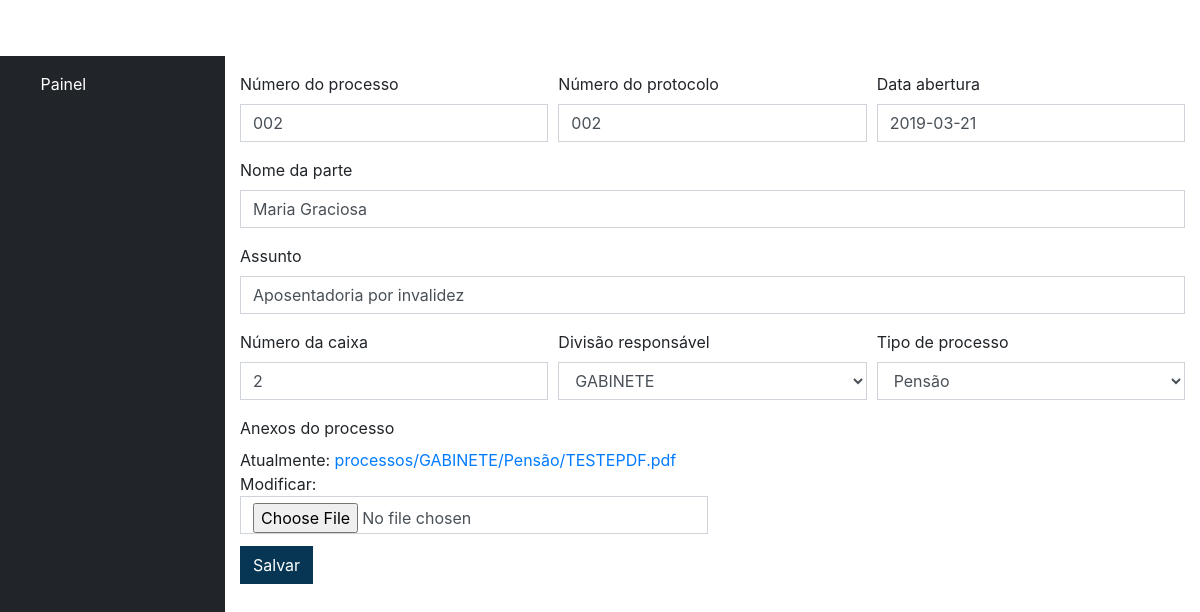
/editar/10 (signed in), run on the app's committed database.
### processo/models.py (models this page shows, shortened)
class Processo(models.Model):
    numero_processo = models.CharField(max_length=100, blank=False, null=False)
    protocolo_processo = models.CharField(max_length=100, blank=False, null=False)
    nome_parte_processo = models.CharField(max_length=100, blank=False, null=False)
    assunto_processo = models.CharField(max_length=250, blank=False, null=False)
    data_abertura_processo = models.DateField(blank=False, null=False)
    numero_caixa_processo = models.IntegerField()
    divisao_processo = models.ForeignKey(Divisao, on_delete=models.CASCADE)
    tipo_processo = models.ForeignKey(TipoDeProcesso, on_delete=models.CASCADE)
    arquivo_processo = models.FileField(upload_to=user_directory_path, default='sem_arquivo')
    criacao_registro = models.DateField(auto_now_add=True)
    modificacao_registro = models.DateField(auto_now=True)

### processo/views.py (the view)
# urls.py: path('editar/<str:id>', views.editar, name='editar'),
@login_required
def editar(request, id):
    obj = get_object_or_404(Processo, pk=id)
    form = ProcessoForm(instance=obj)
    if request.method == 'POST':
        form = ProcessoForm(request.POST, request.FILES, instance=obj)
        if form.is_valid():
            form.save()
            messages.info(request, 'Alterações salvas!')
            return HttpResponseRedirect('/listar/')
        else:
            return render(request, 'processo/editar.html', {'form': form, 'obj': obj})
    else:
        return render(request, 'processo/editar.html', {'form': form, 'obj': obj})

### processo/forms.py
class ProcessoForm(forms.ModelForm):
    class Meta:
        model = Processo
        fields = ('numero_processo', 'protocolo_processo',
                  'nome_parte_processo', 'assunto_processo',
                  'data_abertura_processo', 'numero_caixa_processo',
                  'divisao_processo', 'tipo_processo', 'arquivo_processo')

### processo/models.py (called while the page is built)
    def __str__(self):
        return self.nome_divisao

    def __str__(self):
        return self.nome_tipo

### processo/templatetags/tags.py (called while the page is built)
@register.filter(name='addclass')
def addclass(value, arg):
    return value.as_widget(attrs={'class': arg})

### processo/templates/processo/editar.html (shortened to what this page needs)
{% extends 'processo/base.html' %}
{% load tags %}
{% block content %}
    <form method="post" enctype="multipart/form-data">
        <div class="form-row">
            <div class="form-group col-md-4">
                <label for="numero_processo">Número do processo</label>
                {{ form.numero_processo | addclass:'form-control' }}
            </div>
            <div class="form-group col-md-4">
                <label for="protocolo_processo">Número do protocolo</label>
                {{ form.protocolo_processo | addclass:'form-control' }}
            </div>
            <div class="form-group col-md-4">
                <label for="data_abertura_processo">Data abertura</label>
                {{ form.data_abertura_processo | addclass:'form-control' }}
            </div>
        </div>
        <div class="form-group">
            <label for="nome_parte_processo">Nome da parte</label>
            {{ form.nome_parte_processo | addclass:'form-control' }}
        </div>
        <div class="form-group">
            <label for="assunto_processo">Assunto</label>
            {{ form.assunto_processo | addclass:'form-control' }}
        </div>
        <div class="form-row">
            <div class="form-group col-md-4">
                <label for="numero_caixa_processo">Número da caixa</label>
                {{ form.numero_caixa_processo | addclass:'form-control' }}
            </div>
            <div class="form-group col-md-4">
                <label for="divisao_processo">Divisão responsável</label>
                {{ form.divisao_processo | addclass:'form-control' }}
            </div>
            <div class="form-group col-md-4">
                <label for="tipo_processo">Tipo de processo</label>
                {{ form.tipo_processo | addclass:'form-control' }}
            </div>
        </div>
        <div class="form-row">
            <div class="form-group col-md-6">
                <label>Anexos do processo</label>
                <div class="custom-file">
                    {{ form.arquivo_processo | addclass:'form-control' }}
                </div>
            </div>
        </div>
        <input type="submit" class="btn btn-primary" value="Salvar">
    </form>
{% endblock %}

### data on the page
Processo: numero_processo "002", protocolo_processo "002", data_abertura_processo "2019-03-21", nome_parte_processo "Maria Graciosa", assunto_processo "Aposentadoria por invalidez", numero_caixa_processo "2", divisao_processo "GABINETE", tipo_processo "Pensão"
